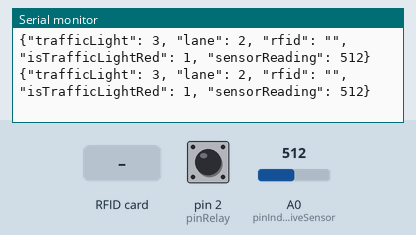
A sketch run on a simulated Arduino Uno, built with avr-gcc and run on an emulated ATmega328P. On the bench: the last lines printed to the serial monitor. The inputs (shaded band) are chosen by the test bench; at power-on: A0 (pinInductiveSensor) = 512, pin 2 (pinRelay) HIGH.

Above: at 1.2 s.
1.3 s: RFID card 5E 7A 19 C4 held to the reader
At 2.9 s:
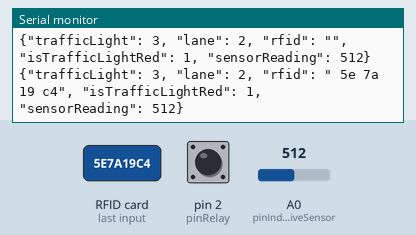
3.6 s: A0 (pinInductiveSensor) set to 716
At 4.9 s:
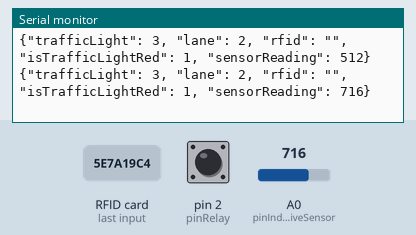
5.1 s: pin 2 (pinRelay) pulled LOW for 1.2 s
At 6.2 s:
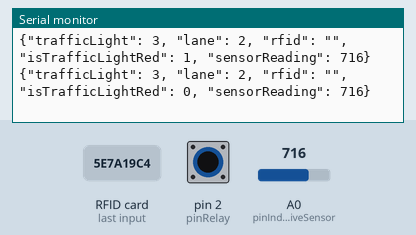
7.8 s: A0 (pinInductiveSensor) set to 900
At 9.1 s:
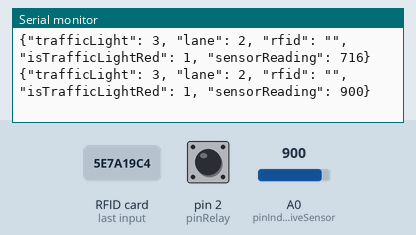
9.3 s: pin 2 (pinRelay) pulled LOW for 1.2 s
At 10.0 s:
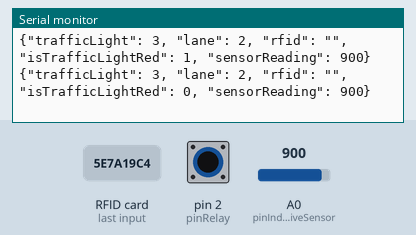
Timing chart, 0 to 12.3 s (numbered marks = the images above; inputs shaded):
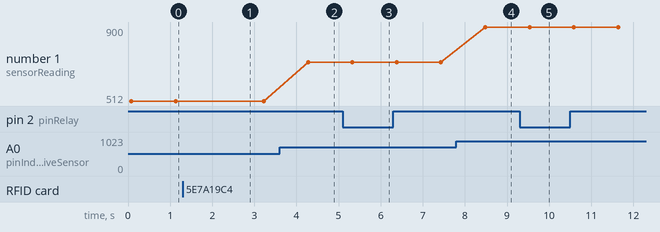

The sketch:

traffic_light_sensor.ino
```cpp
#include <SPI.h>
#include <MFRC522.h>

#define SS_PIN 10
#define RST_PIN 9
MFRC522 mfrc522(SS_PIN, RST_PIN);  // Create MFRC522 instance.

int pinInductiveSensor = A0;
int pinRelay = 2;
String rfid;

void setup() {
  Serial.begin(9600);
  SPI.begin();      // Init SPI bus
  mfrc522.PCD_Init(); // Init MFRC522 card
  pinMode(pinRelay, INPUT_PULLUP);
}

void loop() {
  bool isTrafficLightRed = digitalRead(pinRelay);
  int sensorReading = analogRead(pinInductiveSensor);
  readRFID();

  Serial.println("{\"trafficLight\": " + String(3) + ", \"lane\": " + String(2)  + ", \"rfid\": \"" + String(rfid) +"\", \"isTrafficLightRed\": " + String(isTrafficLightRed) + ", \"sensorReading\": " + String(sensorReading) + "}");
  rfid = "";
  delay(1000);
}

void readRFID() {
  if (mfrc522.PICC_IsNewCardPresent())
  {
        if (mfrc522.PICC_ReadCardSerial())
        {
           rfid = "";
           for (byte i = 0; i < mfrc522.uid.size; i++) {
                  if (String(mfrc522.uid.uidByte[i] < 0x10))
                    rfid += " ";
                    rfid += String(mfrc522.uid.uidByte[i], HEX);
            }
            mfrc522.PICC_HaltA();
        }
  }
}
```

Measured:
- after the input at 1.3 s, the serial monitor: prints a new line after 0.86 s (image 1)
- after the input at 3.6 s, the serial monitor: prints a new line after 0.68 s (image 2)
- after the input at 5.1 s, the serial monitor: prints a new line after 0.23 s (image 3)
- after the input at 7.8 s, the serial monitor: prints a new line after 0.68 s (image 4)
- after the input at 9.3 s, the serial monitor: prints a new line after 0.23 s (image 5)
- plotted number 1: 512 → 716 after the input at 3.6 s, 716 → 900 after the input at 7.8 s
